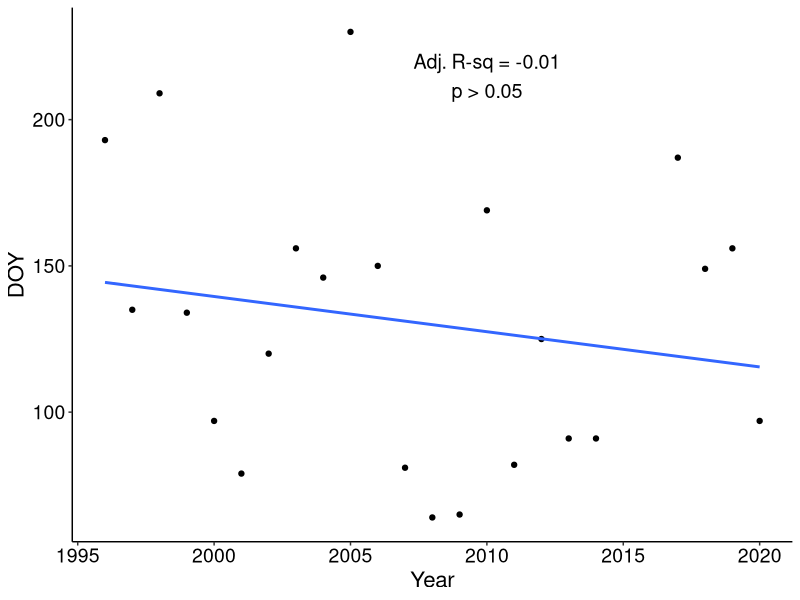
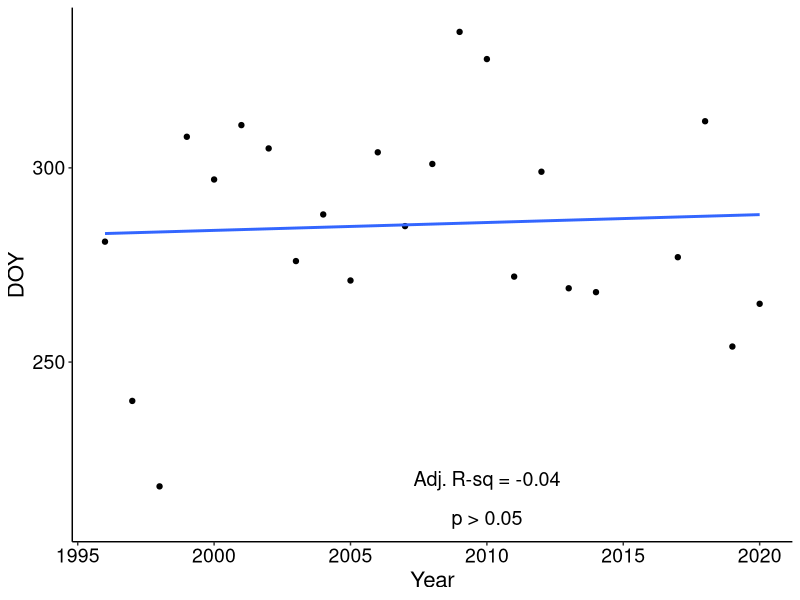

Write R code to recreate these figures, in order.
###########      NOAA/OSU post-doc     ##########
###   Step 12: BST date interannual trend    ###
################################################
# PURPOSE: 
#     - Evaluate whether the date of BST shows a trending shift across years
# NOTE: BST dates were pre-determined by Cheryl A. Morgan and given to me as such


library(tidyverse)
library(lubridate)


# Open file of BST dates by year (from CAM)
dtsfl <- read.csv('NH05_Cope_TransDts_from_CAM.csv')

dtsall <- dtsfl |>
  mutate(BST_dt = make_date(Year,Mo_spr,Dy_spr),
         BFT_dt = make_date(Year,Mo_fal,Dy_fal),
         BST_doy = yday(BST_dt),
         BFT_doy = yday(BFT_dt))



# ### Plot & add trendlines
# BST
lm12_1 <- lm(BST_doy ~ Year, data = dtsall)
summary(lm12_1)

plt12_1 <- ggplot(data = dtsall, aes(x = Year, y = BST_doy)) + 
  geom_point(aes(x = Year, y = BST_doy)) + 
  geom_smooth(method = 'lm', se = FALSE) + 
  annotate("text", x = 2010, y = 220, label = "Adj. R-sq = -0.01", size = 5) + 
  annotate("text", x = 2010, y = 210, label = "p > 0.05", size = 5) + 
  
  xlab("Year") + 
  ylab("DOY") + 
  
  theme(axis.title.y = element_text(size = 16, colour = "black"),
        axis.text.y = element_text(size = 14, colour = "black"),
        axis.title.x = element_text(size = 16, colour = "black"),
        axis.text.x = element_text(size = 14, colour = "black", 
                                   # angle = 90, vjust = 0.5, hjust = 1
        ),
        panel.background = element_blank(),
        axis.line.x = element_line(),
        axis.line.y = element_line(linewidth = 0.5, linetype = "solid", colour = "black"),
  )
# ggsave(paste0("../../../OSU_NOAA_postdoc/Project1_SeasonalUpwelling/Figures/Plots_v4/PX4a_BST_DOYtrend.png"), plot = plt12_1, width = 2400, height = 1600, units = 'px')



# BFT
lm12_2 <- lm(BFT_doy ~ Year, data = dtsall)
summary(lm12_2)

plt12_2 <- ggplot(data = dtsall, aes(x = Year, y = BFT_doy)) + 
  geom_point(aes(x = Year, y = BFT_doy)) + 
  geom_smooth(method = 'lm', se = FALSE) + 
  
  annotate("text", x = 2010, y = 220, label = "Adj. R-sq = -0.04", size = 5) + 
  annotate("text", x = 2010, y = 210, label = "p > 0.05", size = 5) + 
  
  xlab("Year") + 
  ylab("DOY") + 
  
  theme(axis.title.y = element_text(size = 16, colour = "black"),
        axis.text.y = element_text(size = 14, colour = "black"),
        axis.title.x = element_text(size = 16, colour = "black"),
        axis.text.x = element_text(size = 14, colour = "black", 
                                   # angle = 90, vjust = 0.5, hjust = 1
        ),
        panel.background = element_blank(),
        axis.line.x = element_line(),
        axis.line.y = element_line(linewidth = 0.5, linetype = "solid", colour = "black"),
  )
# ggsave(paste0("../../../OSU_NOAA_postdoc/Project1_SeasonalUpwelling/Figures/Plots_v4/PX4b_BFT_DOYtrend.png"), plot = plt12_2, width = 2400, height = 1600, units = 'px')

